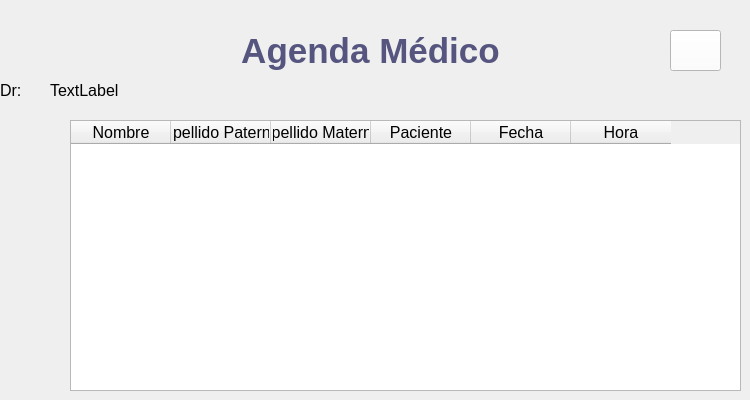
    <widget class="QWidget" name="ver_agenda_10">
     <widget class="QTableWidget" name="ver_citas">
      <property name="geometry">
       <rect>
        <x>70</x>
        <y>120</y>
        <width>671</width>
        <height>271</height>
       </rect>
      </property>
      <property name="font">
       <font>
        <pointsize>12</pointsize>
       </font>
      </property>
      <column>
       <property name="text">
        <string>Nombre</string>
       </property>
      </column>
      <column>
       <property name="text">
        <string>Apellido Paterno</string>
       </property>
      </column>
      <column>
       <property name="text">
        <string>Apellido Materno</string>
       </property>
      </column>
      <column>
       <property name="text">
        <string>Paciente</string>
       </property>
      </column>
      <column>
       <property name="text">
        <string>Fecha</string>
       </property>
      </column>
      <column>
       <property name="text">
        <string>Hora</string>
       </property>
      </column>
     </widget>
     <widget class="QPushButton" name="backRD_2">
      <property name="geometry">
       <rect>
        <x>670</x>
        <y>30</y>
        <width>51</width>
        <height>41</height>
       </rect>
      </property>
      <property name="styleSheet">
       <string notr="true">QPushButton {
background-color: rgb(255,255,255);
color:rgb(62,95,138);
}</string>
      </property>
      <property name="text">
       <string/>
      </property>
      <property name="icon">
       <iconset>
        <normalon>:/imgs/back.png</normalon>
       </iconset>
      </property>
     </widget>
     <widget class="QLabel" name="title_13">
      <property name="geometry">
       <rect>
        <x>200</x>
        <y>30</y>
        <width>341</width>
        <height>42</height>
       </rect>
      </property>
      <property name="text">
       <string>&lt;html&gt;&lt;head/&gt;&lt;body&gt;&lt;p align=&quot;center&quot;&gt;&lt;span style=&quot; font-size:26pt; font-weight:600; color:#55557f;&quot;&gt;Agenda Médico&lt;/span&gt;&lt;/p&gt;&lt;/body&gt;&lt;/html&gt;</string>
      </property>
     </widget>
     <widget class="QLabel" name="doc_LB">
      <property name="geometry">
       <rect>
        <x>50</x>
        <y>80</y>
        <width>311</width>
        <height>20</height>
       </rect>
      </property>
      <property name="font">
       <font>
        <pointsize>12</pointsize>
       </font>
      </property>
      <property name="text">
       <string>TextLabel</string>
      </property>
     </widget>
     <widget class="QLabel" name="dr_LB">
      <property name="geometry">
       <rect>
        <x>0</x>
        <y>80</y>
        <width>31</width>
        <height>20</height>
       </rect>
      </property>
      <property name="font">
       <font>
        <pointsize>12</pointsize>
       </font>
      </property>
      <property name="text">
       <string>Dr:</string>
      </property>
     </widget>
    </widget>
